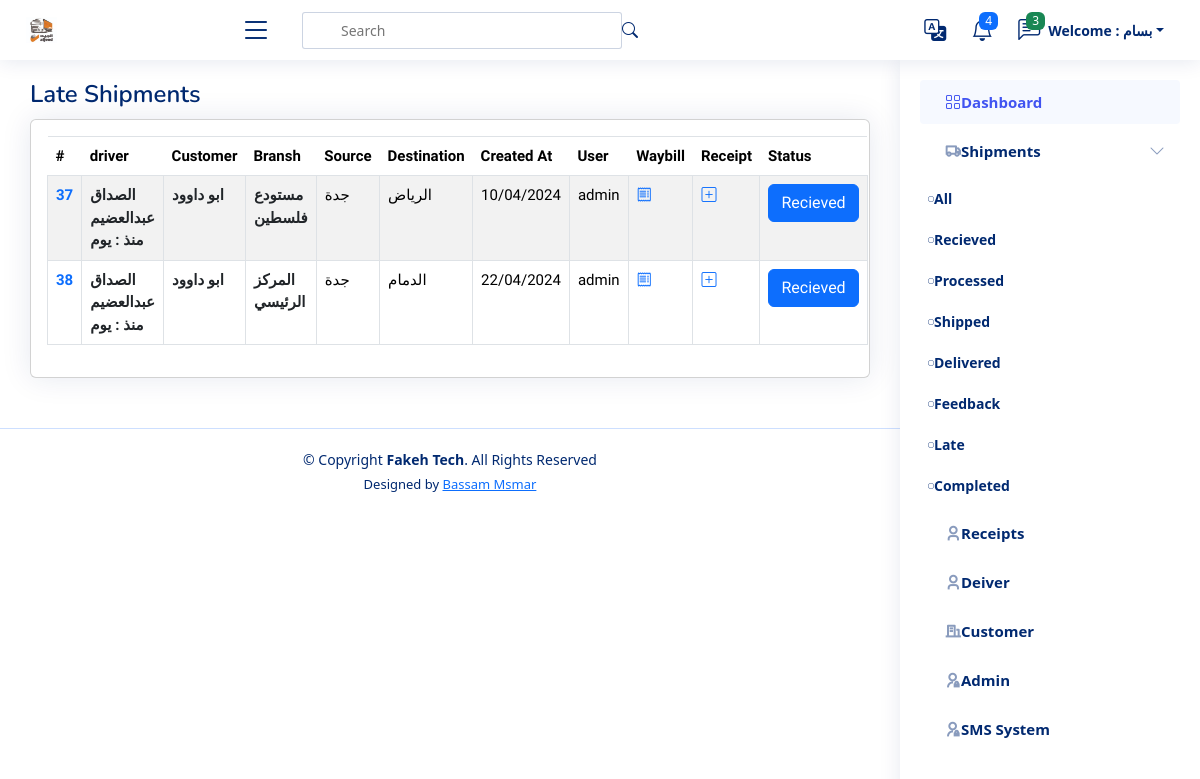
The page /shipment/send_sms/All (signed in) on the database as committed earlier.
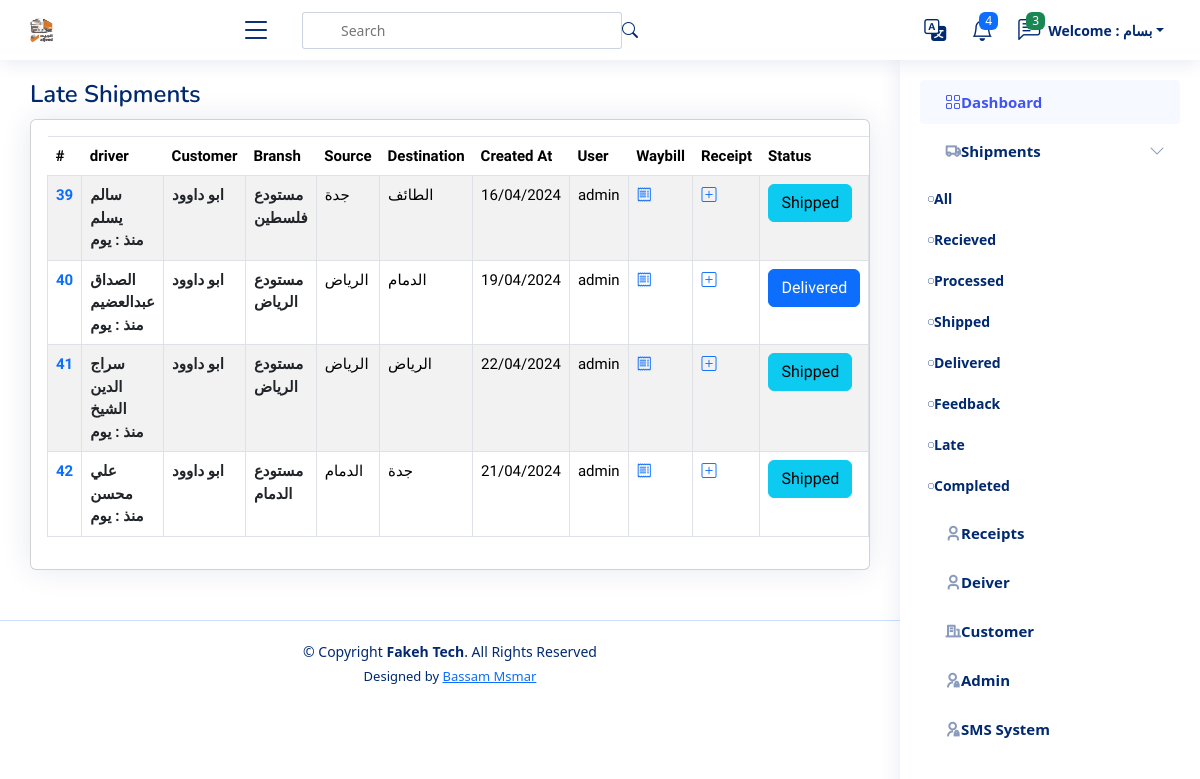
The same page on the database as committed later.
### shipments/models.py (models this page shows, shortened)
class Shipment(models.Model):
    user = models.ForeignKey(User,  related_name='shipments_user', on_delete=models.SET_NULL, null=True)
    driver = models.ForeignKey(Driver,  related_name='shipments_driver', on_delete=models.SET_NULL, null=True)
    customer_branch = models.ForeignKey(Branch, related_name='shipments_company', on_delete=models.SET_NULL, null=True)
    fare = models.IntegerField(_("Fare"))
    premium = models.IntegerField(_("Premium"), null=True, blank=True)
    fare_return = models.IntegerField(_("Return"), null=True, blank=True)
    code = models.ImageField(blank=True, null=True, upload_to='code')
    days_stayed = models.IntegerField(_("Days Stayed "), null=True, blank=True)
    stay_cost = models.IntegerField(_("Stay Cost") , null=True, blank=True)
    deducted = models.IntegerField(_("Deducted") , null=True, blank=True)
    status = models.TextField(_("Status"), choices=STATUS, null=True, blank=True, default=STATUS[0][0])
    destination = models.ForeignKey(City, verbose_name=_("Destination"), on_delete=models.CASCADE, null=True, blank=True)
    created_at = models.DateTimeField(_("Create At"), default=timezone.now)
    expected_arrival_date = models.DateTimeField(_("Expected Arrival Date"), null=True, blank=True, default=timezone.now)
    actual_delivery_date = models.DateTimeField(_("Actual Delivery Date "), null=True, blank=True, default=timezone.now)
    notes = models.TextField(_("Notes"), null=True, blank=True)

class City(models.Model):
    name_ar = models.CharField(_("City Arabic"), max_length=50)
    name_en = models.CharField(_("City English"), max_length=50)
    def __str__(self):
        return self.name_ar

### drivers/models.py (models this page shows)
class Driver(models.Model):
    name = models.CharField(_("Driver Name"), max_length=120)
    phone = models.CharField(_("Driver Phone"), max_length=120)
    id_number = models.CharField(_("Driver Id Number"), max_length=10, null=True, blank=True)
    language = models.CharField(_("Driver Language"),  max_length=120, choices=LANGUAHE, null=True, blank=True)
    truck_type =models.CharField(_("Truck Type"), max_length=120, choices=TRUCK_TYPE, null=True, blank=True)
    rate = models.IntegerField(_("Rate"), null=True, blank=True)
    image_id = models.ImageField(_("Driver Image"), null=True, blank=True, upload_to='driver_image', default='driver_image/id_defult.png')
    def __str__(self) -> str:
        return self.name

### customers/models.py (models this page shows, shortened)
class Branch(models.Model):
    customers = models.ForeignKey(Customers, related_name='branch_customers', on_delete=models.CASCADE)
    name = models.CharField(_("Name"),max_length=255)
    city = models.CharField(_("City"),max_length=255)

class Customers(models.Model):
    name = models.CharField(max_length=255)
    def __str__(self):
        return self.name

### shipments/send_sms.py (the view)
# urls.py: path("send_sms/<str:status>", send_sms, name="send_sms"),
def send_sms(request, status):
    shipments = Shipment.objects.all()
    return render(request, 'shipments/send_sms.html', {'shipments': shipments})

### templates/shipments/send_sms.html (shortened to what the changed rows need)
{% extends 'base.html' %}
{% load static %}
{% load i18n %}
{% load django_bootstrap5 %}
{% block body %}
<main id="main" class="main">
    <div class="pagetitle">
      <h1>{% translate "Late Shipments" %}</h1>
    </div>
    <section class="section dashboard">
      <div class="row">
        <div class="col-lg-12">
          <div class="row">
            <div class="col-12">
              <div class="card recent-sales overflow-auto">
                <div class="card-body">
                  <table class="table table-borderless table-bordered datatable table-striped table-hover">
                    <thead>
                      <tr>
                        <th scope="col">#</th>
                        <th scope="col">{% translate "driver" %}</th>
                        <th scope="col">{% translate "Customer" %} </th>
                        <th scope="col">{% translate "Bransh" %} </th>
                        <th scope="col">{% translate "Source" %} </th>
                        <th scope="col">{% translate "Destination" %} </th>
                        <th scope="col">{% translate "Created At" %} </th>
                        <th scope="col">{% translate "User" %} </th>
                        <th scope="col">{% translate "Waybill" %} </th>
                        <th scope="col">{% translate "Receipt" %} </th>
                        <th scope="col">{% translate "Status" %} </th>
                      </tr>
                    </thead>
                    <tbody>
                      {% for shipment in shipments %}
                      <tr>
                        <th scope="row"><a href="{% url 'shipment_detail' shipment.id %}"
                            style="text-decoration: none;">{{shipment.id}}</a></th>
                        <th scope="row">
                          <a href="#" class="link-dark"
                            style="text-decoration: none;">{{shipment.driver}} <br>
                            {% if shipment.days_since_creation == 0 %}
                            <span> اليوم</span>
                            {% elif shipment.days_since_creation == 1 %}
                            <span> منذ : {{shipment.days_since_creation|add:1}} يوم</span>
                            {% else %}
                            <span> منذ : {{shipment.days_since_creation}} يوم</span>
                            {% endif %}
                          </a></th>
                        <th scope="row"><a href="#" class="link-dark"
                            style="text-decoration: none;">{{shipment.customer_branch.customers}}</a></th>
                        <th scope="row"><a href="#" class="link-dark"
                            style="text-decoration: none;">{{shipment.customer_branch.name}}</a></th>
                        <td>{{shipment.customer_branch.city}} </td>
                        <td> {{shipment.destination}}</td>
                        <td>{{shipment.created_at|date:"d/m/Y" }}</td>
                        <td>{{shipment.user}}</td>
                        <td>
                          <a href="{% url 'shipment_detail' shipment.id %}" target="_blank">
                            <i class="bi bi-receipt"></i>
                          </a>
                        </td>
                        <td>
                          {% if shipment.receipts_shipment.exists  %}
                          <a href="{% url 'receipt_detail' shipment.receipts_shipment.last %}">
                            <i class="bi bi-eye"></i>
                          </a>
                          {% else %}
                          <a href="{% url 'receipt_create_from_list' shipment.id %}">
                            <i class="bi bi-plus-square"></i>
                          </a>
                          {% endif %}
                        </td>
                        <td>
                          <a href="{% url 'change_stutus_detail' shipment.id  %}" class="btn
                          {% if shipment.status == 'Recieved' %} btn-primary
                          {% elif shipment.status == 'Processed' %} btn-secondary
                          {% elif shipment.status == 'Shipped' %} btn-info
                          {% elif shipment.status == 'Delivered' %} btn-primary
                          {% elif shipment.status == 'Feedback' %} btn-warning
                          {% elif shipment.status == 'Completed' %} btn-success
                          {% elif shipment.status == 'Late' %} btn-danger
                          {% endif %}
                          ">{{shipment.status}}</a>
                          </td>
                      </tr>
                      {% endfor %}
                    </tbody>
                  </table>
                </div>
              </div>
            </div>
          </div>
        </div>
      </div>
    </section>
  </main>
{% endblock %}

Rows that differ between the two databases and show on the page:
removed Shipment: id "37", driver "الصداق عبدالعضيم", customer_branch.customers "ابو داوود", customer_branch.name "مستودع فلسطين", customer_branch.city "جدة", destination "الرياض", created_at "10/04/2024", user "admin", status "Recieved"
removed Shipment: id "38", driver "الصداق عبدالعضيم", customer_branch.customers "ابو داوود", customer_branch.name "المركز الرئيسي", customer_branch.city "جدة", destination "الدمام", created_at "22/04/2024", user "admin", status "Recieved"
added Shipment: id "39", driver "سالم يسلم", customer_branch.customers "ابو داوود", customer_branch.name "مستودع فلسطين", customer_branch.city "جدة", destination "الطائف", created_at "16/04/2024", user "admin", status "Shipped"
added Shipment: id "40", driver "الصداق عبدالعضيم", customer_branch.customers "ابو داوود", customer_branch.name "مستودع الرياض", customer_branch.city "الرياض", destination "الدمام", created_at "19/04/2024", user "admin", status "Delivered"
added Shipment: id "41", driver "سراج الدين الشيخ", customer_branch.customers "ابو داوود", customer_branch.name "مستودع الرياض", customer_branch.city "الرياض", destination "الرياض", created_at "22/04/2024", user "admin", status "Shipped"
added Shipment: id "42", driver "علي محسن", customer_branch.customers "ابو داوود", customer_branch.name "مستودع الدمام", customer_branch.city "الدمام", destination "جدة", created_at "21/04/2024", user "admin", status "Shipped"
